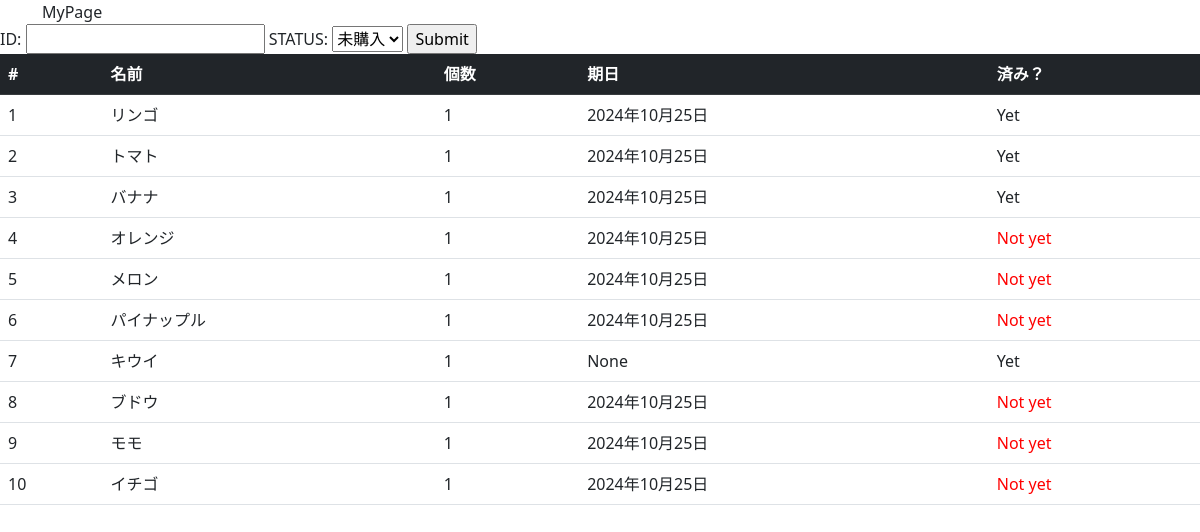
Before: /shoppinglist/list/ with the older database file.
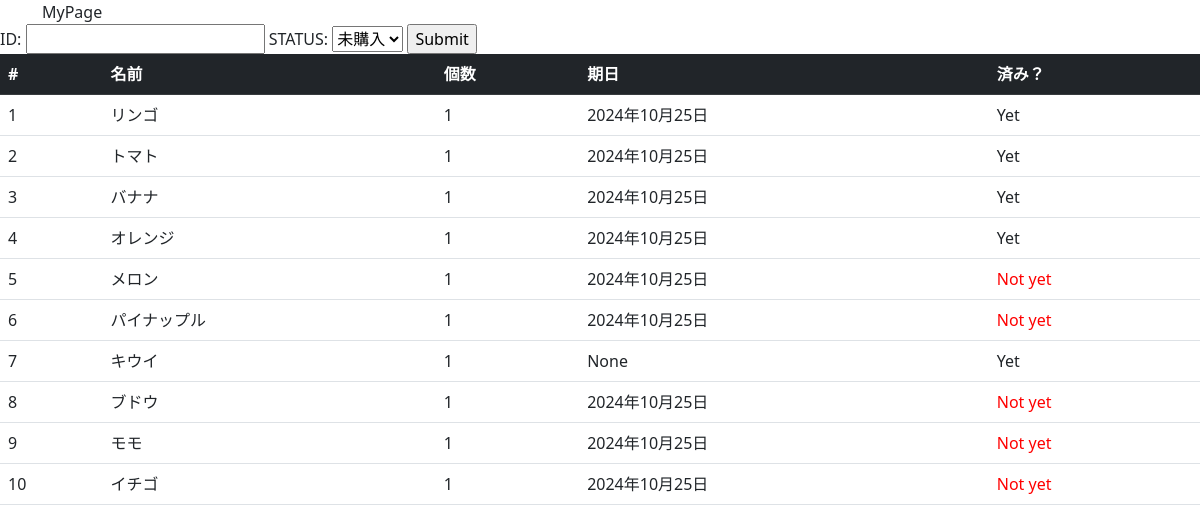
After: the same page with the newer database file.
### shoppinglist/models.py (models this page shows, shortened)
class Item(models.Model):
    name = models.CharField(max_length=100)
    item_url = models.URLField(blank=True,null=True)
    count = models.PositiveIntegerField(default=0)
    buy_date = models.DateField(blank=True,null=True)
    shop = models.ForeignKey(Shop, blank=True, null=True, verbose_name = "Shop",
                             on_delete=models.PROTECT)
    buy = models.BooleanField(default=False)

### shoppinglist/views.py (the view, shortened to what this page needs)
# urls.py: path("list/", ItemList.as_view(), name="list"),
class ItemList(ListView):
    model = Item
    def get_context_data(self, **kwargs):
        context = super().get_context_data(**kwargs)
        context['form'] = ItemBuy()
        return context

### shoppinglist/forms.py
class ItemBuy(forms.Form):
    status = (
        (0, "未購入"),
        (1, "購入済"),
        )
    item_id = forms.IntegerField(label = 'ID')
    item_status = forms.ChoiceField(label = 'STATUS' ,widget = forms.Select, choices = status)

### shoppinglist/templates/shoppinglist/item_list.html (shortened to what this page needs)
{% extends "base.html" %}
{% block main %}
<form action ="{% url 'shoppinglist:list'%}" method="post">
{{ form }}
<input type="submit"/>
</form>
<table class="table">
    <thead class="table-dark">
        <tr>
            <th>#</th>
            <th>名前</th>
            <th>個数</th>
            <th>期日</th>
            <th>済み？</th>
        </tr>
    <tbody>
{% for item in object_list %}
    <tr>
        <td scope="row">{{ item.id }}</td>
        <td>{{ item.name }}</td>
        <td>{{ item.count }}</td>
        <td>{{ item.buy_date }}</td>
        <td>{% if item.buy == False %} <font color= 'red'>Not yet</font> {% endif %}
                         {% if item.buy == True %} Yet {% endif %}</td>
    </tr>
{% endfor %}
</tbody>
</table>
{% endblock %}

### templates/base.html (shortened to what this page needs)
{% load static %}
<!doctype html>
<html lang="ja">
<head>
    <link rel="stylesheet"href="{% static '/bootstrap/css/bootstrap.min.css' %}">
</head>
<body>
    <div class="container">
    <nav class="nav">
            <div class="navbar-brand">MyPage</div>
    </nav>
    </div>
    {% block main %}{% endblock %}
</body>
</html>

Changed rows visible on the page:
changed Item "オレンジ": buy "Not yet" → "Yet"
